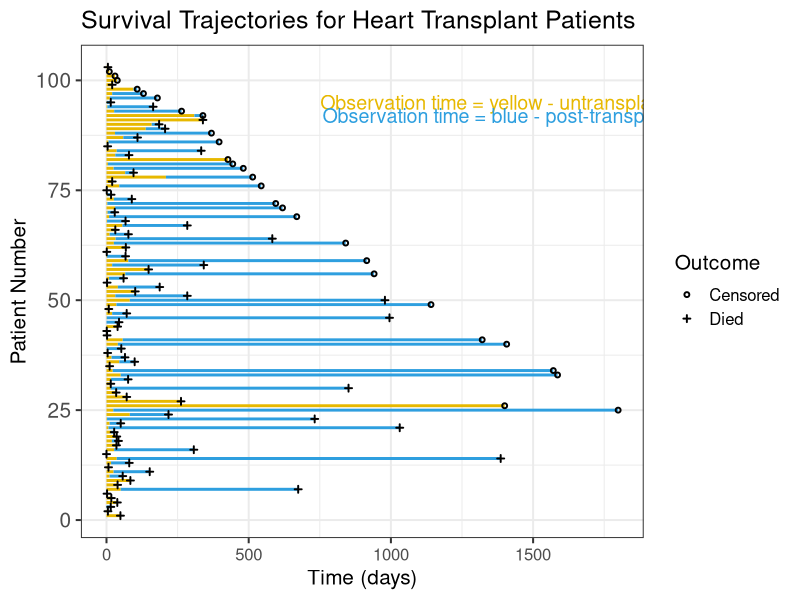
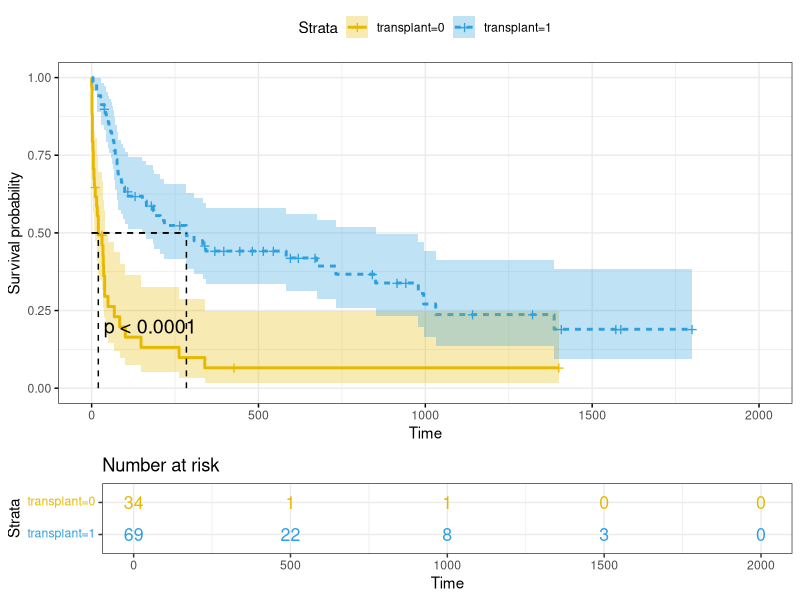

The R source for these figures, in order:
## ---- chunk 1
#| label: load data
#| message: false
#| warning: false
library(survival)
library(survminer)
data(heart, package = "survival")
head(jasa)
## ---- chunk 2
# Visualise survival trajectories of random sample of women

jasa$id <- seq(1:dim(jasa)[1])
temp <- jasa
temp$wait.time[is.na(temp$wait.time)] <- temp$futime[is.na(temp$wait.time)]

temp |> # Use this to sort 2 groups in plot
  ggplot(aes(x = id, y = futime)) +
  geom_linerange(aes(ymin = 0, ymax = wait.time), color = "#E7B800", linewidth = 1) +
  geom_linerange(aes(ymin = wait.time, ymax = futime), color = "#2E9FDF", linewidth = 1) +
  geom_point(aes(shape = factor(fustat)), stroke = 1, cex = 1, color = "black") +
  scale_shape_manual(values = c(1, 3), labels = c("Censored", "Died"), name = "Outcome") +
  annotate("text", x = 95, y = 1400, label = "Observation time = yellow - untransplanted", size = 5, color = "#E7B800") +
  annotate("text", x = 92, y = 1380, label = "Observation time = blue - post-transplant", size = 5, color = "#2E9FDF") +
  ggtitle("Survival Trajectories for Heart Transplant Patients") +   
  ylab("Time (days)") +
  xlab("Patient Number") + 
  coord_flip() + 
  theme_bw(base_size = 15) +
  theme(axis.text.y = element_text(size = 15))
## ---- chunk 3
fit <- survfit(Surv(futime, fustat) ~ transplant, data = jasa)
ggsurvplot(fit,
          pval = TRUE, conf.int = TRUE,
          risk.table = TRUE, # Add risk table
          risk.table.col = "strata", # Change risk table color by groups
          linetype = "strata", # Change line type by groups
          surv.median.line = "hv", # Specify median survival
          ggtheme = theme_bw(), # Change ggplot2 theme
          palette = c("#E7B800", "#2E9FDF"))
## ---- chunk 4
mod <- coxph(Surv(futime, fustat) ~ transplant, data = jasa)
summary(mod)
